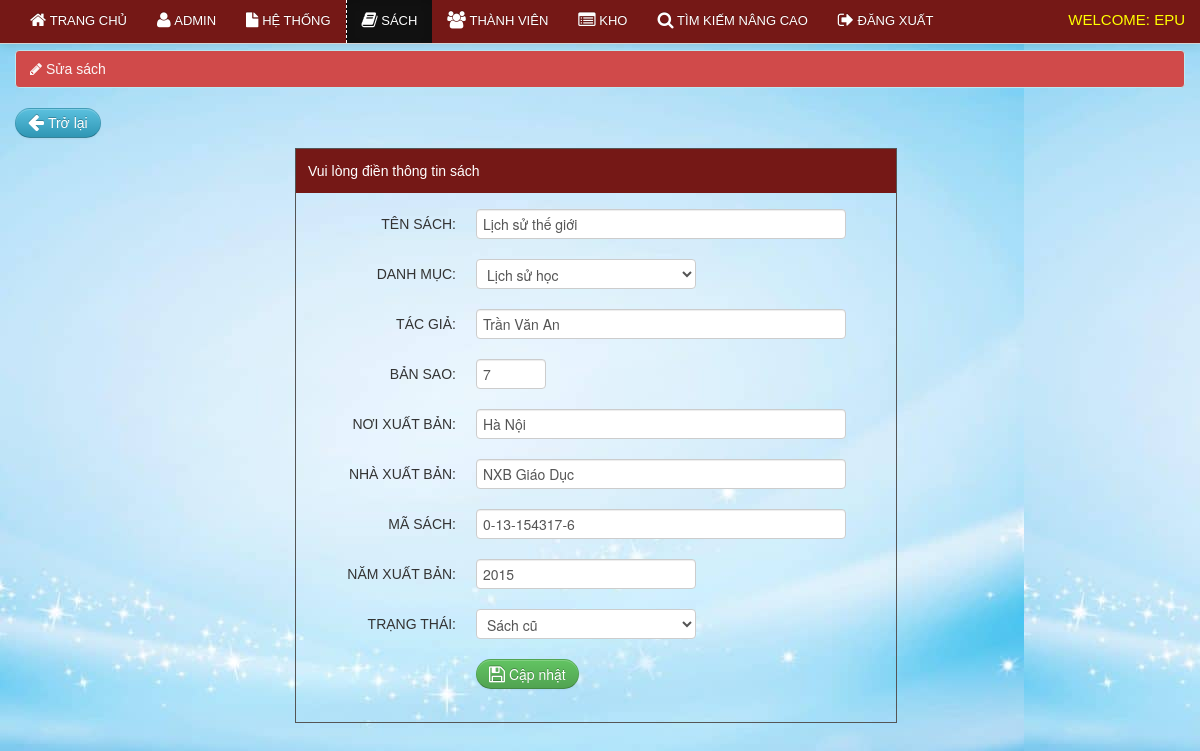
Screenshot of /qltv/librarian/edit_book.php?id=38 (signed in) with the database file from the repository.
### tables this page shows
CREATE TABLE `book` (
  `book_id` int(11) NOT NULL AUTO_INCREMENT,
  `book_title` varchar(100) NOT NULL,
  `category_id` int(50) NOT NULL,
  `author` varchar(50) NOT NULL,
  `book_copies` int(11) NOT NULL,
  `book_pub` varchar(100) NOT NULL,
  `publisher_name` varchar(100) NOT NULL,
  `isbn` varchar(50) NOT NULL,
  `copyright_year` int(11) NOT NULL,
  `date_receive` varchar(20) NOT NULL,
  `date_added` datetime NOT NULL,
  `status` varchar(30) NOT NULL,
  PRIMARY KEY (`book_id`)
);

CREATE TABLE `category` (
  `category_id` int(11) NOT NULL AUTO_INCREMENT,
  `classname` varchar(50) DEFAULT NULL,
  PRIMARY KEY (`category_id`),
  UNIQUE KEY `category_id` (`category_id`),
  KEY `classid` (`category_id`)
);

### qltv/librarian/edit_book.php (the view, shortened to what this page needs)
<?php include('header.php'); ?>
<?php include('navbar_books.php'); ?>
<?php $get_id = $_GET['id']; ?>
    <div class="container">
		<div class="margin-top">
			<div class="row">
			<div class="span12">
		<?php
		$query=mysqli_query($conn,"select * from book LEFT JOIN category on category.category_id  = book.category_id where book_id='$get_id'")or die(mysqli_error());
		$row=mysqli_fetch_array($query);
		$category_id = $row['category_id'];
		?>
             <div class="alert alert-info"><i class="icon-pencil"></i>&nbsp;Sửa sách</div>
			<p><a class="btn btn-info" href="books.php"><i class="icon-arrow-left icon-large"></i>&nbsp;Trở lại</a></p>
	<div class="addstudent">
	<div class="details">Vui lòng điền thông tin sách</div>
	<form class="form-horizontal" method="POST" action="update_books.php" enctype="multipart/form-data">
		<div class="control-group">
			<label class="control-label" for="inputEmail">Tên sách:</label>
			<div class="controls">
			<input type="text" class="span4" id="inputEmail" name="book_title" value="<?php echo $row['book_title']; ?>" placeholder="book_title" required>
			</div>
		</div>
		<div class="control-group">
			<label class="control-label" for="inputPassword">Danh mục:</label>
			<div class="controls">
			<select name="category_id">
				<option value="<?php echo $category_id; ?>"><?php echo $row['classname']; ?></option>
			</select>
			</div>
		</div>
		<div class="control-group">
			<label class="control-label" for="inputPassword">Tác giả:</label>
			<div class="controls">
			<input type="text" class="span4" id="inputPassword" name="author" value="<?php echo $row['author']; ?>" placeholder="author" required>
			</div>
		</div>
		<div class="control-group">
			<label class="control-label" for="inputPassword">Bản sao:</label>
			<div class="controls">
			<input class="span1" type="text" id="inputPassword" name="book_copies" value="<?php echo $row['book_copies']; ?>" placeholder="book_copies" required>
			</div>
		</div>
		<div class="control-group">
			<label class="control-label" for="inputPassword">Nơi xuất bản:</label>
			<div class="controls">
			<input type="text" class="span4"  id="inputPassword" name="book_pub" value="<?php echo $row['book_pub']; ?>" placeholder="book_pub" required>
			</div>
		</div>
		<div class="control-group">
			<label class="control-label" for="inputPassword">Nhà xuất bản:</label>
			<div class="controls">
			<input type="text" class="span4" id="inputPassword" name="publisher_name" value="<?php echo $row['publisher_name']; ?>" placeholder="publisher_name" required>
			</div>
		</div>
		<div class="control-group">
			<label class="control-label" for="inputPassword">Mã sách:</label>
			<div class="controls">
			<input type="text" class="span4" id="inputPassword" name="isbn" value="<?php echo $row['isbn']; ?>" placeholder="isbn" required>
			</div>
		</div>
		<div class="control-group">
			<label class="control-label" for="inputPassword">Năm xuất bản:</label>
			<div class="controls">
			<input type="text" id="inputPassword" name="copyright_year" value="<?php echo $row['copyright_year']; ?>" placeholder="copyright_year" required>
			</div>
		</div>
		<div class="control-group">
			<label class="control-label" for="inputPassword">Trạng thái:</label>
			<div class="controls">
			<select name="status">
				<option><?php echo $row['status']; ?></option>
			</select>
			</div>
		</div>
		<div class="control-group">
			<div class="controls">
			<button name="submit" type="submit" class="btn btn-success"><i class="icon-save icon-large"></i>&nbsp;Cập nhật</button>
			</div>
		</div>
    </form>
			</div>
			</div>
			</div>
		</div>
    </div>
<?php include('footer.php') ?>

### qltv/css/docs.css (style rules this page uses)
body { font-family:'TR Century Gothic',Helvetica,Arial,sans-serif !important; }
.btn { border-radius: 25px !important; }
.alert { text-shadow: none; }
.addstudent { border: 1px solid #555555; margin-bottom: 50px; margin-left: 280px; padding-bottom: 13px; width: 600px; }
.details { background: none repeat scroll 0 0 #751816; color: #FFFFFF; margin-bottom: 16px; padding: 12px; }
.form-horizontal .control-label { float: left; padding-top: 5px; text-align: right; width: 160px; text-transform:uppercase; }
.margin-top { margin-top:50px; }
body { background: url(../img/grid_noise.png); position: relative; }

### qltv/css/print.css (style rules this page uses)
.btn { display:none; }
.alert { display:none; }
body { font-family:arial; font-size:13px; }

### rows the page displays
book: book_title "Lịch sử thế giới", category_id "Lịch sử học", author "Trần Văn An", book_copies "7", book_pub "Hà Nội", publisher_name "NXB Giáo Dục", isbn "0-13-154317-6", copyright_year "2015", status "Sách cũ"
